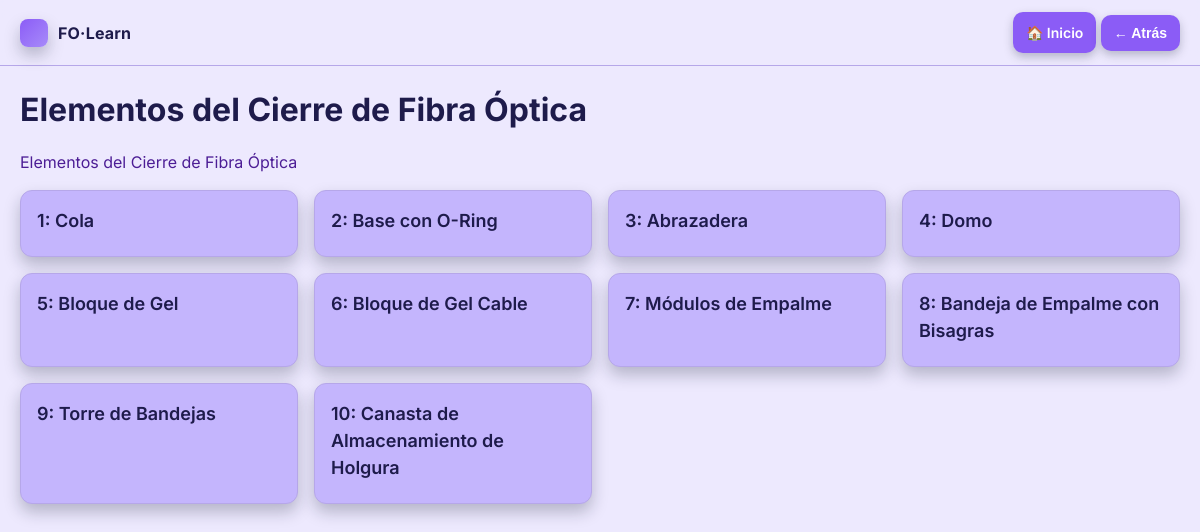
/l/elementos-del-cierre-de-fibra-optica/, run on the app's committed database.
### viewer/models.py (models this page shows, shortened)
class Lesson(models.Model):
    category = models.ForeignKey(Category, on_delete=models.PROTECT, related_name="lessons")
    title = models.CharField(max_length=160)
    slug = models.SlugField(max_length=180, unique=True)
    summary = models.TextField(blank=True)
    order = models.PositiveIntegerField(default=1)
    class Meta:
        ordering = ["order", "id"]

class Step(models.Model):
    lesson = models.ForeignKey(Lesson, on_delete=models.CASCADE, related_name="steps")
    title = models.CharField(max_length=160)
    description = models.TextField(blank=True, default="")
    order = models.PositiveIntegerField(default=1)
    asset = models.ForeignKey(Asset3D, on_delete=models.SET_NULL, null=True, blank=True,
                              help_text="Modelo 3D asociado a este paso")
    audio = models.FileField(
        upload_to="audio/steps/",
        blank=True, null=True,
        help_text="Sube un MP3 (ideal) u OGG con la narración de este paso."
    )
    tts_text = models.TextField(
        blank=True,
        help_text="(Opcional) Texto para TTS si no subes audio."
    )
    class Meta:
        ordering = ["order", "id"]
        unique_together = [("lesson", "order")]

### viewer/views.py (the view)
# urls.py: path("l/<slug:slug>/", views.lesson_detail, name="lesson_detail"),
def lesson_detail(request, slug):
    lesson = get_object_or_404(Lesson, slug=slug)
    steps = lesson.steps.select_related("asset").all()
    return render(request, "viewer/lesson_detail.html", {"lesson": lesson, "steps": steps})

### templates/viewer/lesson_detail.html (shortened to what this page needs)
{% extends "base.html" %}
{% block content %}
  <h1>{{ lesson.title }}</h1>
  <p class="muted">{{ lesson.summary }}</p>
  <div class="category-grid">
    {% for s in steps %}
      <a class="category-card" href="{% url 'step_viewer' s.pk %}">
        <h3> {{ s.order }}: {{ s.title }}</h3>
      </a>
    {% empty %}
      <p class="muted">Aún no hay pasos en esta lección.</p>
    {% endfor %}
  </div>
{% endblock %}

### static/css/site.css (style rules this page uses)
:root { --bg: #EDE9FE; --panel: #C4B5FD; --text: #1E1B4B; --muted: #4C1D95; --brand: #8B5CF6; --brand-light:#A78BFA; --line: #B6A7E9; --radius:12px; --shadow:0 8px 16px rgba(15,23,42,0.25); --font: "Inter", system-ui, -apple-system, Segoe UI, Roboto, "Helvetica Neue", Arial; }
* { box-sizing:border-box }
html,body { height:100% }
body { margin:0; background:var(--bg); color:var(--text); font:16px/1.5 var(--font); }
h1,h2,h3 { margin:0 0 10px 0 }
.muted { color:var(--muted) }
.category-grid { display:grid; gap:16px; grid-template-columns: repeat(auto-fit, minmax(220px, 1fr)); margin-top:16px; }
.category-card { display:block; background:var(--panel); border:1px solid var(--line); border-radius:var(--radius); padding:16px; text-decoration:none; color:var(--text); box-shadow:var(--shadow); transition: transform .15s ease, box-shadow .15s ease; }
.category-card h3 { margin:0 0 6px 0; font-size:18px; font-weight:600; }

### data on the page
Lesson: title "Elementos del Cierre de Fibra Óptica", summary "Elementos del Cierre de Fibra Óptica"
Step: order "1", title "Cola"
Step: order "2", title "Base con O-Ring"
Step: order "3", title "Abrazadera"
Step: order "4", title "Domo"
Step: order "5", title "Bloque de Gel"
Step: order "6", title "Bloque de Gel Cable"
Step: order "7", title "Módulos de Empalme"
Step: order "8", title "Bandeja de Empalme con Bisagras"
Step: order "9", title "Torre de Bandejas"
Step: order "10", title "Canasta de Almacenamiento de Holgura"
